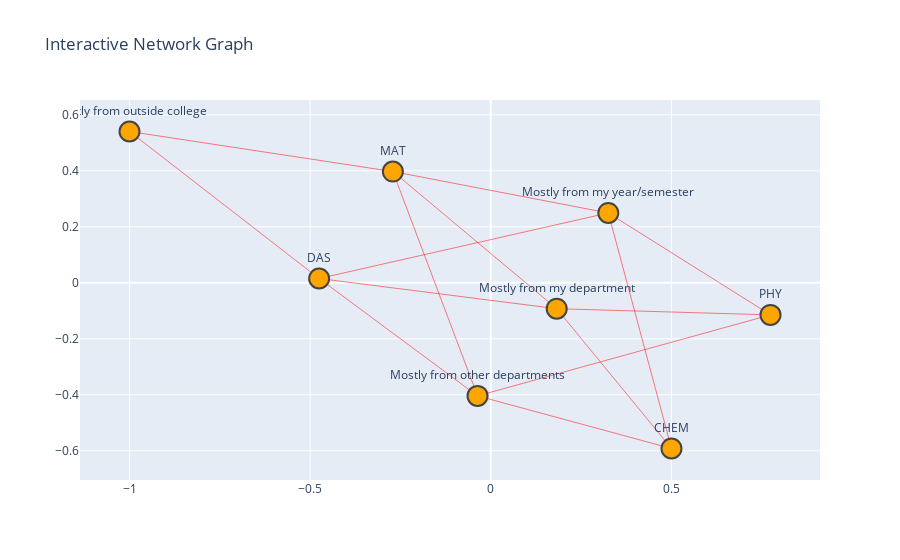

The code cell stored with this chart in its notebook:
### Code cell
# 9. Interactive Network Graph (Majors & Communication Preferences)
G = nx.Graph()
for pref in df["Communication"].unique():
    G.add_node(pref, type="communication")
for major in df["Major"].unique():
    G.add_node(major, type="major")
for _, row in df.iterrows():
    G.add_edge(row["Major"], row["Communication"])

pos = nx.spring_layout(G, seed=42)
edge_x, edge_y = [], []
for edge in G.edges():
    x0, y0 = pos[edge[0]]
    x1, y1 = pos[edge[1]]
    edge_x.extend([x0, x1, None])
    edge_y.extend([y0, y1, None])

edge_trace = go.Scatter(x=edge_x, y=edge_y,
                        line=dict(width=0.5, color='red'),
                        hoverinfo='none', mode='lines')

node_x, node_y, node_text = [], [], []
for node in G.nodes():
    x, y = pos[node]
    node_x.append(x)
    node_y.append(y)
    node_text.append(node)

node_trace = go.Scatter(x=node_x, y=node_y, mode='markers+text',
                        text=node_text, textposition="top center",
                        hoverinfo='text',
                        marker=dict(size=20, color="orange", line_width=2))

fig = go.Figure(data=[edge_trace, node_trace],
                layout=go.Layout(title="Interactive Network Graph",
                                 showlegend=False,
                                 hovermode='closest'))
fig.show()

### Figure 1 — Plotly figure (JSON) as saved in the notebook; plotly's stock layout.template omitted (floating-point values rounded to 4 significant figures)
{"data": [{"hoverinfo": "none", "line": {"color": "red", "width": 0.5}, "mode": "lines", "type": "scatter", "x": [0.3254, -0.4751, null, 0.3254, -0.271, null, 0.3254, 0.7744, null, 0.3254, 0.5003, null, 0.1826, -0.4751, null, 0.1826, -0.271, null, 0.1826, 0.7744, null, 0.1826, 0.5003, null, -0.03661, -0.4751, null, -0.03661, 0.5003, null, -0.03661, 0.7744, null, -0.03661, -0.271, null, -1, -0.4751, null, -1, -0.271, null], "y": [0.2495, 0.01536, null, 0.2495, 0.3975, null, 0.2495, -0.1146, null, 0.2495, -0.5919, null, -0.09245, 0.01536, null, -0.09245, 0.3975, null, -0.09245, -0.1146, null, -0.09245, -0.5919, null, -0.4039, 0.01536, null, -0.4039, -0.5919, null, -0.4039, -0.1146, null, -0.4039, 0.3975, null, 0.5405, 0.01536, null, 0.5405, 0.3975, null]}, {"hoverinfo": "text", "marker": {"color": "orange", "line": {"width": 2}, "size": 20}, "mode": "markers+text", "text": ["Mostly from my year/semester", "Mostly from my department", "Mostly from other departments", "Mostly from outside college", "DAS", "MAT", "PHY", "CHEM"], "textposition": "top center", "type": "scatter", "x": [0.3254, 0.1826, -0.03661, -1, -0.4751, -0.271, 0.7744, 0.5003], "y": [0.2495, -0.09245, -0.4039, 0.5405, 0.01536, 0.3975, -0.1146, -0.5919]}], "layout": {"hovermode": "closest", "showlegend": false, "title": {"text": "Interactive Network Graph"}}}
